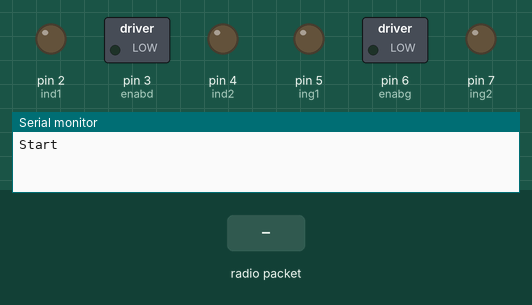
The sketch below on a simulated Arduino Uno, built with avr-gcc and run on an emulated ATmega328P. Parts: switched loads named in the sketch (green lamp = pin HIGH), output pins drawn as LEDs (lit = HIGH), the last lines printed to the serial monitor. The inputs (shaded band) are chosen by the test bench. No radio packets arrive unless stated.

Above: at 4.2 s.
4.3 s: radio packet "1" arrives
At 4.9 s:
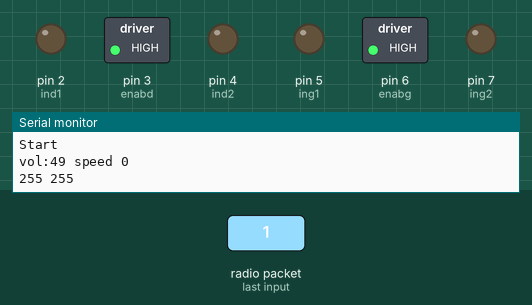
Timing chart, 0 to 7.3 s (numbered marks = the images above; inputs shaded):
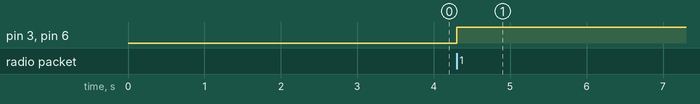

Measured:
- after the input at 4.3 s, pin 3 (enabd), pin 6 (enabg): LOW → HIGH at once

The sketch:

RobotNRF.ino
```cpp
#include <SPI.h>
#include "RF24.h"
#define correction_right 35
int max_speed=190;
const byte ing1 = 5 ; //in2
const byte ing2 = 7 ; //in1
const byte enabg = 6 ;
const byte ind1 = 2 ; //in4
const byte ind2 = 4 ; //in3
const byte enabd = 3 ;
int vol;
struct package
{
  int vol = 0;
  int vitesse =0;
  int nitro=0;
  int btn_r=0;
  int btn_l=0;
};
typedef struct package Package;
Package data;
RF24 myRadio (9, 10);
byte addresses[][6] = {"3110"};

void setup() {
  delay(1000);
  Serial.begin(9600);
  initialize_radio();
  pin_modes();
  myRadio.openReadingPipe(1, addresses[0]);
  myRadio.startListening();
  delay(2000);
  Serial.println("Start");
}
void loop() {
     while (myRadio.available())
    {
      myRadio.read(&data,sizeof(data));
      Serial.println("vol:"+String(data.vol)+" speed "+String(data.vitesse));
      data_treatment(data);
    }
}
void initialize_radio(){
   while (!myRadio.begin()) {
    Serial.println(F("radio hardware is not responding!!"));
    //while (1) {} // hold in infinite loop
   }
  myRadio.setChannel(115);
  myRadio.setPALevel(RF24_PA_MAX);
  myRadio.setDataRate( RF24_250KBPS ) ;
}
void data_treatment(Package data){
  int speed_left,speed_right;
   if(data.nitro==0){
    max_speed=255;
  }
  else{
    max_speed=190;
  }
  if(data.btn_r==0){
    digitalWrite(ind1,LOW);
    digitalWrite(ind2,HIGH);
    digitalWrite(ing1,HIGH);
    digitalWrite(ing2,LOW);
    speed_left=max_speed;
    speed_right=max_speed;
  }
  else if(data.btn_l==0){
    digitalWrite(ind1,HIGH);
    digitalWrite(ind2,LOW);
    digitalWrite(ing1,LOW);
    digitalWrite(ing2,HIGH);
    speed_left=max_speed;
    speed_right=max_speed;
  }
  else if(data.vol<300){
    speed_left=0;
    speed_right=max_speed;
  }
  else if(data.vol>700){
    speed_right=0;
    speed_left=max_speed;
  }
  else{
    speed_left=max_speed;
    speed_right=max_speed;
  }
  /*if(speed_right>correction_right){
    speed_right=speed_right-correction_right;
  }*/
   analogWrite(enabg,speed_left);
   analogWrite(enabd,speed_right);

  Serial.println(String(speed_left)+" "+String(speed_right));
  if(data.vitesse>100){
    digitalWrite(ind1,HIGH);//avance
    digitalWrite(ind2,LOW);
    digitalWrite(ing1,HIGH);
    digitalWrite(ing2,LOW);
  }
  else if(data.vitesse<-50){
    digitalWrite(ind1,LOW);//arrière
    digitalWrite(ind2,HIGH);
    digitalWrite(ing1,LOW);
    digitalWrite(ing2,HIGH);
  }
  else{
    digitalWrite(ind1,LOW);//stop
    digitalWrite(ind2,LOW);
    digitalWrite(ing1,LOW);
    digitalWrite(ing2,LOW);
  }
}
void pin_modes(){
  pinMode(ing1,OUTPUT);
  pinMode(ing2,OUTPUT);
  pinMode(enabg,OUTPUT);
  pinMode(ind1,OUTPUT);
  pinMode(ind2,OUTPUT);
  pinMode(enabd,OUTPUT);
}
```
